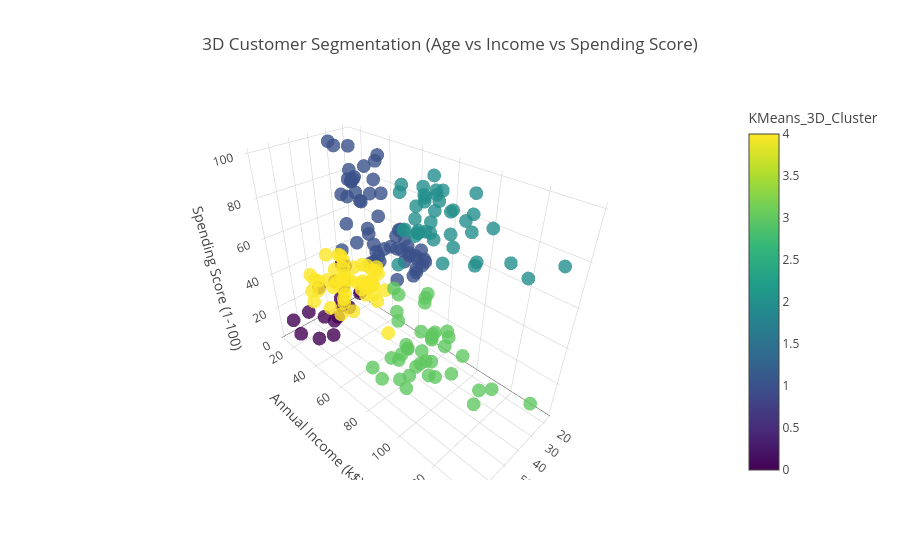

Write notebook code for a chart like this one.
### Code cell
kmeans_3d = KMeans(n_clusters=5, random_state=42, n_init=10)
df['KMeans_3D_Cluster'] = kmeans_3d.fit_predict(X3_scaled)

fig = px.scatter_3d(df, 
                    x='Age', 
                    y='Annual Income (k$)', 
                    z='Spending Score (1-100)',
                    color='KMeans_3D_Cluster',
                    title='3D Customer Segmentation (Age vs Income vs Spending Score)',
                    opacity=0.8,
                    color_continuous_scale=px.colors.sequential.Viridis)


fig.write_html("customer_segments_3d.html")
fig.show()

### Figure 1 — Plotly figure (JSON) as saved in the notebook; plotly's stock layout.template omitted (floating-point values rounded to 4 significant figures; data arrays with more than 128 entries replaced by an {"elided": "..."} marker saying what was removed)
{"data": [{"hovertemplate": "Age=%{x}<br>Annual Income (k$)=%{y}<br>Spending Score (1-100)=%{z}<br>KMeans_3D_Cluster=%{marker.color}<extra></extra>", "legendgroup": "", "marker": {"color": {"elided": "200 int values"}, "coloraxis": "coloraxis", "opacity": 0.8, "symbol": "circle"}, "mode": "markers", "name": "", "scene": "scene", "showlegend": false, "type": "scatter3d", "x": {"elided": "200 int values"}, "y": {"elided": "200 int values"}, "z": {"elided": "200 int values"}}], "layout": {"coloraxis": {"autocolorscale": false, "colorbar": {"title": {"text": "KMeans_3D_Cluster"}}, "colorscale": [[0, "#440154"], [0.1111, "#482878"], [0.2222, "#3e4989"], [0.3333, "#31688e"], [0.4444, "#26828e"], [0.5556, "#1f9e89"], [0.6667, "#35b779"], [0.7778, "#6ece58"], [0.8889, "#b5de2b"], [1, "#fde725"]]}, "legend": {"tracegroupgap": 0}, "scene": {"domain": {"x": [0, 1], "y": [0, 1]}, "xaxis": {"title": {"text": "Age"}}, "yaxis": {"title": {"text": "Annual Income (k$)"}}, "zaxis": {"title": {"text": "Spending Score (1-100)"}}}, "title": {"text": "3D Customer Segmentation (Age vs Income vs Spending Score)"}}}
